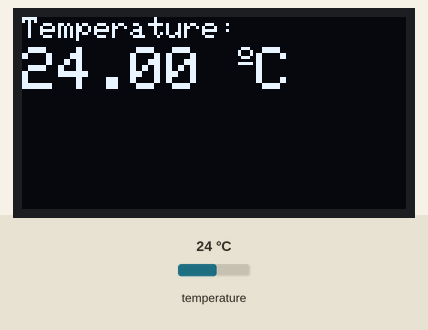
Bench run of a sketch on a simulated Arduino Uno, built with avr-gcc and run on an emulated ATmega328P. Parts: 128×64 one-colour display. The test bench sets the inputs (shaded band); at power-on: temperature 24 °C. What the sketch prints to the serial monitor is not drawn.

Above: at 4.4 s.
4.5 s: temperature set to 12 °C
At 7.0 s:
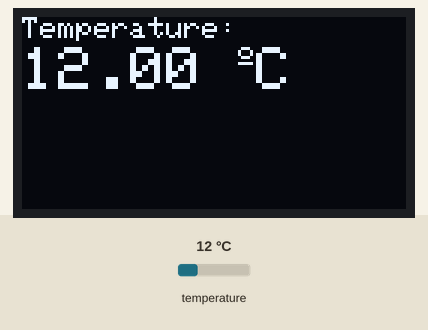
8.1 s: temperature set to 19 °C
At 10.5 s:
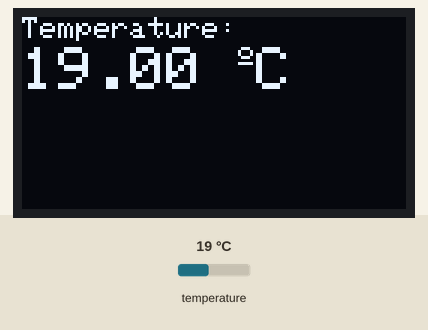
11.1 s: temperature set to 28 °C
At 12.9 s:
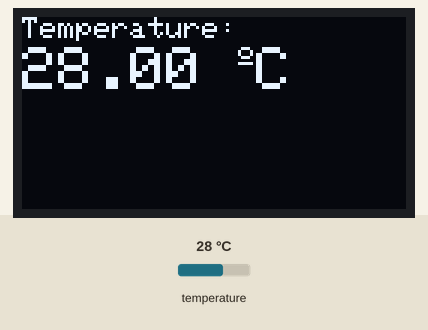
Timing chart, 0 to 14.4 s (numbered marks = the images above; inputs shaded):
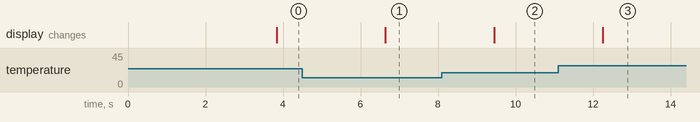

The sketch:

Final_Sketch_OLED_Display_with_DS18B20_Sensor.ino
```cpp
#include <Wire.h>
#include <Adafruit_GFX.h>
#include <Adafruit_SSD1306.h>
#include <OneWire.h>
#include <DallasTemperature.h>

const int SensorDataPin = 2;

OneWire oneWire(SensorDataPin);
DallasTemperature sensors(&oneWire);

Adafruit_SSD1306 display = Adafruit_SSD1306(128, 64, & Wire, -1);

void setup() {
  Serial.begin(115200);

  if(!display.begin(SSD1306_SWITCHCAPVCC, 0x3D)) {
  Serial.println(F("SSD1306 allocation failed"));
  for(;;);
}
  delay(2000);
display.clearDisplay();
display.setTextColor(WHITE);

}

void loop() {
  delay(1000);
  display.setCursor(0,0);
   display.setTextSize(1);
  display.clearDisplay();

  sensors.requestTemperatures();
  float temperature_Celsius = sensors.getTempCByIndex(0);
  float temperature_F = sensors.getTempFByIndex(0);
  Serial.print("Temperature = "); Serial.print(temperature_Celsius); Serial.println(" *C");
  //display.print("Temperature: "); display.print(temperature_Celsius); display.println(" *C");
  display.setTextSize(1);
  display.setCursor(0,0);
  display.print("Temperature: ");
  display.setTextSize(2);
  display.setCursor(0,10);
  display.print(temperature_Celsius); //investigate how many decimal places the sensor can display.
  display.print(" ");
  display.setTextSize(1);
  display.cp437(true);
  display.write(167);
  display.setTextSize(2);
  display.print("C");

  Serial.println();
  display.display();
  delay(1000);
}
```

Measured:
- after the input at 4.5 s, the display: changes after 2.1 s (image 1)
- after the input at 8.1 s, the display: changes after 1.3 s (image 2)
- after the input at 11.1 s, the display: changes after 1.2 s (image 3)
